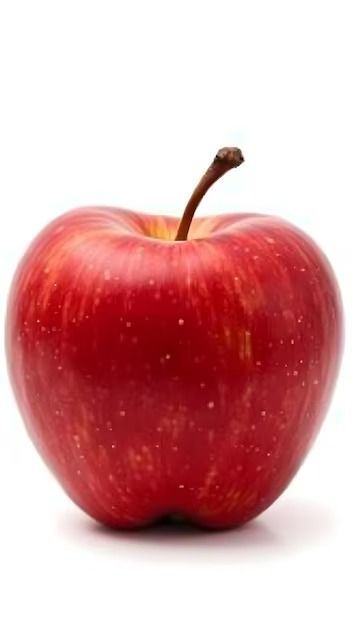
#> input picture apple.jpg, 360 x 630 px
$ jupyter execute cnnTest.ipynb   (older library calls are emulated)
#> lines starting #> are read from the running program, lines starting #| are printed output that depends on the picture
[cell 1]
import cv2
import numpy as np
import matplotlib.pyplot as plt

# Load image in grayscale
img = cv2.imread("apple.jpg", cv2.IMREAD_GRAYSCALE)
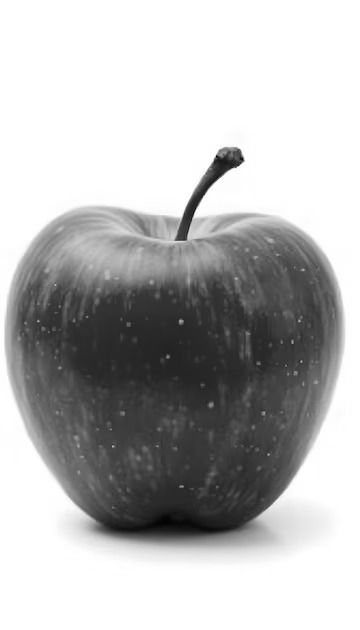
#> img: shape (630, 360); min 0, max 255, mean 183.9

# Check
print(img.shape)
#| (630, 360)

[cell 2]
import cv2
import numpy as np
import matplotlib.pyplot as plt

# Load image in color
img_color = cv2.imread("apple.jpg")              # Original color image
#> img_color is the input picture: shape (630, 360, 3); mean B, G, R 169.9, 168.7, 219.1
img_gray = cv2.cvtColor(img_color, cv2.COLOR_BGR2GRAY)  # Convert to grayscale

# Define 3x3 vertical edge kernel
kernel = np.array([
    [-1, 0, 1],
    [-2, 0, 2],
    [-1, 0, 1]
], dtype=np.float32)

# Convert to float BEFORE convolution
img_gray_f = img_gray.astype(np.float32)

# Apply convolution with float output
feature_map = cv2.filter2D(img_gray_f, cv2.CV_32F, kernel)


# Plot all three
plt.figure(figsize=(15,5))

# Original Color
plt.subplot(1,3,1)
plt.imshow(cv2.cvtColor(img_color, cv2.COLOR_BGR2RGB))  # Convert BGR → RGB for proper colors
plt.title("Original Image")
plt.axis('off')

def Relu(x):
    return np.maximum(0, x)

plt.figure(figsize=(15,5))

# Grayscale
plt.subplot(1,3,1)
plt.imshow(img_gray, cmap='gray')
plt.title("Grayscale Image")
plt.axis('off')

# Feature Map (Edges)
plt.subplot(1,3,2)
plt.imshow(feature_map, cmap='gray')
plt.title("Feature Map (Edges)")
plt.axis('off')

# After ReLU
plt.subplot(1,3,3)
plt.imshow(Relu(feature_map), cmap='gray')
plt.title("Feature Map after ReLU")
plt.axis('off')

plt.show()
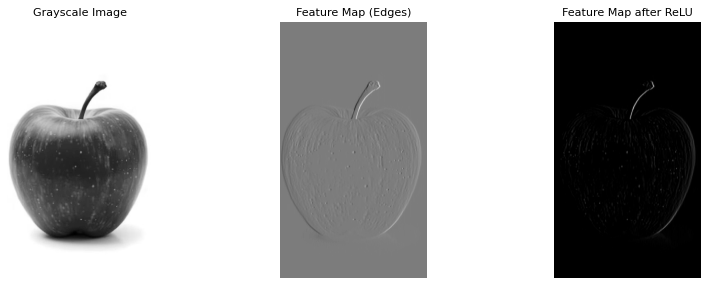
#> figure drawn by matplotlib, 3 panels

# pick a 5x5 region (you can change indices)
patch_before = feature_map[100:105, 100:105]
#> patch_before = [[0, 0, 0, 0, 0], [0, 0, 0, 0, 0], [0, 0, 0, 0, 0], [0, 0, 0, 0, 0], [0, 0, 0, 0, 0]]
patch_after  = Relu(patch_before)
#> patch_after has the same summary as patch_before

print("Before ReLU:")
print(patch_before)
#| [[0. 0. 0. 0. 0.]
#|  [0. 0. 0. 0. 0.]
#|  [0. 0. 0. 0. 0.]
#|  [0. 0. 0. 0. 0.]
#|  [0. 0. 0. 0. 0.]]

print("\nAfter ReLU:")
print(patch_after)
#| [[0. 0. 0. 0. 0.]
#|  [0. 0. 0. 0. 0.]
#|  [0. 0. 0. 0. 0.]
#|  [0. 0. 0. 0. 0.]
#|  [0. 0. 0. 0. 0.]]

[cell 3]
import cv2
import numpy as np
import matplotlib.pyplot as plt

# Load image in color

print("Applying one convolutional layer(conv1):")
img_color = cv2.imread("apple.jpg")              # Original color image
img_gray = cv2.cvtColor(img_color, cv2.COLOR_BGR2GRAY)  # Convert to grayscale

#vertical edge kernel
kernel = np.array([
    [-1, 0, 1],
    [-2, 0, 2],
    [-1, 0, 1]
], dtype=np.float32)

# Convert to float BEFORE convolution
img_gray_f = img_gray.astype(np.float32)

# Apply convolution with float output
feature_map = cv2.filter2D(img_gray_f, cv2.CV_32F, kernel)

def Relu(x):
    return np.maximum(0, x)


def max_pooling(img, size=2, stride=2):
#> called with size = 2, stride = 2
    h, w = img.shape
#> h = 630; w = 360
    pooled = img.reshape(h//2, 2, w//2, 2).max(axis=(1,3))
    return pooled

pooled_map = max_pooling(Relu(feature_map))
plt.figure(figsize=(18,6))

# Original
plt.subplot(1,5,1)
plt.imshow(cv2.cvtColor(img_color, cv2.COLOR_BGR2RGB))
plt.title("Original")
plt.axis('off')

# Grayscale
plt.subplot(1,5,2)
plt.imshow(img_gray, cmap='gray')
plt.title("Grayscale")
plt.axis('off')

# Convolution
plt.subplot(1,5,3)
plt.imshow(feature_map, cmap='gray')
plt.title("After Convolution")
plt.axis('off')

# ReLU
plt.subplot(1,5,4)
plt.imshow(Relu(feature_map), cmap='gray')
plt.title("After ReLU")
plt.axis('off')

# Pooling
plt.subplot(1,5,5)
plt.imshow(pooled_map, cmap='gray')
plt.title("After Max Pooling")
plt.axis('off')

plt.show()

[cell 4]
import cv2
import numpy as np
import matplotlib.pyplot as plt

# Load image in color

print("Applying two convolutional layers(conv1,conv2):")
img_color = cv2.imread("apple.jpg")              # Original color image
img_gray = cv2.cvtColor(img_color, cv2.COLOR_BGR2GRAY)  # Convert to grayscale

#vertical edge kernel
kernel = np.array([
    [-1, 0, 1],
    [-2, 0, 2],
    [-1, 0, 1]
], dtype=np.float32)

# Convert to float BEFORE convolution
img_gray_f = img_gray.astype(np.float32)

# Apply convolution with float output
feature_map = cv2.filter2D(img_gray_f, cv2.CV_32F, kernel)

def Relu(x):
    return np.maximum(0, x)

def max_pooling(img, size=2, stride=2):
#> called with size = 2, stride = 2
    h, w = img.shape
#> h = 630; w = 360
    pooled = img.reshape(h//2, 2, w//2, 2).max(axis=(1,3))
    return pooled

pooled_map = max_pooling(Relu(feature_map))
plt.figure(figsize=(18,6))
print("conv1 outputs:")
# Original
plt.subplot(1,5,1)
plt.imshow(cv2.cvtColor(img_color, cv2.COLOR_BGR2RGB))
plt.title("Original")
plt.axis('off')

# Grayscale
plt.subplot(1,5,2)
plt.imshow(img_gray, cmap='gray')
plt.title("Grayscale")
plt.axis('off')

# Convolution
plt.subplot(1,5,3)
plt.imshow(feature_map, cmap='gray')
plt.title("After Convolution")
plt.axis('off')

# ReLU
plt.subplot(1,5,4)
plt.imshow(Relu(feature_map), cmap='gray')
plt.title("After ReLU")
plt.axis('off')

# Pooling
plt.subplot(1,5,5)
plt.imshow(pooled_map, cmap='gray')
plt.title("After Max Pooling")
plt.axis('off')

plt.show()

print("conv2 outputs:")

# Example conv2 kernel (horizontal edges)
kernel2 = np.array([
    [-1, -2, -1],
    [ 0,  0,  0],
    [ 1,  2,  1]
], dtype=np.float32)

# Apply conv2 on pooled output
conv2_map = cv2.filter2D(pooled_map.astype(np.float32),
                          cv2.CV_32F,
                          kernel2)
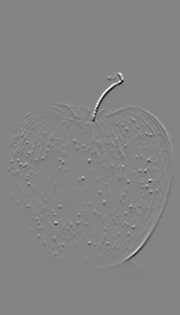
#> conv2_map: shape (315, 180) float32; min -1700, max 1579, mean 0; drawn with min black and max white
def max_pooling(img, size=2, stride=2):
#> called with size = 2, stride = 2
    h, w = img.shape
#> h = 315; w = 180

    # crop if dimensions are odd
    h_crop = (h // size) * size
#> h_crop = 314
    w_crop = (w // size) * size
#> w_crop = 180
    img = img[:h_crop, :w_crop]
#> img: shape (314, 180) float32

    pooled = img.reshape(h_crop//size, size,
                          w_crop//size, size).max(axis=(1,3))
#> pooled: shape (157, 90) float32
    return pooled

relu2_map = Relu(conv2_map)
pooled2_map = max_pooling(relu2_map)
plt.figure(figsize=(12,4))

plt.subplot(1,3,1)
plt.imshow(conv2_map, cmap='gray')
plt.title("Conv2 Output")
plt.axis('off')

plt.subplot(1,3,2)
plt.imshow(relu2_map, cmap='gray')
plt.title("Conv2 + ReLU")
plt.axis('off')

plt.subplot(1,3,3)
plt.imshow(pooled2_map, cmap='gray')
plt.title("Conv2 + Pooling")
plt.axis('off')

plt.show()


print("conv3 outputs:")

# conv3 kernel (diagonal / texture-like)
kernel3 = np.array([
    [ 0,  1,  0],
    [ 1, -4,  1],
    [ 0,  1,  0]
], dtype=np.float32)

conv3_map = cv2.filter2D(pooled2_map.astype(np.float32),
                          cv2.CV_32F,
                          kernel3)

relu3_map = Relu(conv3_map)
#> in Relu (call 4), `return np.maximum(0, x)`:
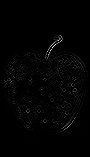
#> returned value: shape (157, 90) float32; min 0, max 3063, mean 36.4; drawn with min black and max white
pooled3_map = max_pooling(relu3_map)
plt.figure(figsize=(12,4))

plt.subplot(1,3,1)
plt.imshow(conv3_map, cmap='gray')
plt.title("Conv3 Output")
plt.axis('off')

plt.subplot(1,3,2)
plt.imshow(relu3_map, cmap='gray')
plt.title("Conv3 + ReLU")
plt.axis('off')

plt.subplot(1,3,3)
plt.imshow(pooled3_map, cmap='gray')
plt.title("Conv3 + Pooling")
plt.axis('off')

plt.show()

[cell 5]
import cv2
import numpy as np
import matplotlib.pyplot as plt

# Load image in color

print("Applying two convolutional layers(conv1,conv2):")
img_color = cv2.imread("apple.jpg")              # Original color image
img_gray = cv2.cvtColor(img_color, cv2.COLOR_BGR2GRAY)  # Convert to grayscale

#vertical edge kernel
kernel = np.array([
    [-1, 0, 1],
    [-2, 0, 2],
    [-1, 0, 1]
], dtype=np.float32)

# Convert to float BEFORE convolution
img_gray_f = img_gray.astype(np.float32)

# Apply convolution with float output
feature_map = cv2.filter2D(img_gray_f, cv2.CV_32F, kernel)

def Relu(x):
    return np.maximum(0, x)

def max_pooling(img, size=2, stride=2):
#> called with size = 2, stride = 2
    h, w = img.shape
#> h = 630; w = 360
    pooled = img.reshape(h//2, 2, w//2, 2).max(axis=(1,3))
    return pooled

pooled_map = max_pooling(Relu(feature_map))
plt.figure(figsize=(18,6))
print("conv1 outputs:")
# Original
plt.subplot(1,5,1)
plt.imshow(cv2.cvtColor(img_color, cv2.COLOR_BGR2RGB))
plt.title("Original")
plt.axis('off')

# Grayscale
plt.subplot(1,5,2)
plt.imshow(img_gray, cmap='gray')
plt.title("Grayscale")
plt.axis('off')

# Convolution
plt.subplot(1,5,3)
plt.imshow(feature_map, cmap='gray')
plt.title("After Convolution")
plt.axis('off')

# ReLU
plt.subplot(1,5,4)
plt.imshow(Relu(feature_map), cmap='gray')
plt.title("After ReLU")
plt.axis('off')

# Pooling
plt.subplot(1,5,5)
plt.imshow(pooled_map, cmap='gray')
plt.title("After Max Pooling")
plt.axis('off')

plt.show()

print("conv2 outputs:")

# Example conv2 kernel (horizontal edges)
kernel2 = np.array([
    [-1, -2, -1],
    [ 0,  0,  0],
    [ 1,  2,  1]
], dtype=np.float32)

# Apply conv2 on pooled output
conv2_map = cv2.filter2D(pooled_map.astype(np.float32),
                          cv2.CV_32F,
                          kernel2)
def max_pooling(img, size=2, stride=2):
    h, w = img.shape

    # crop if dimensions are odd
    h_crop = (h // size) * size
    w_crop = (w // size) * size
    img = img[:h_crop, :w_crop]

    pooled = img.reshape(h_crop//size, size,
                          w_crop//size, size).max(axis=(1,3))
    return pooled

relu2_map = Relu(conv2_map)
plt.figure(figsize=(12,4))

plt.subplot(1,3,1)
plt.imshow(conv2_map, cmap='gray')
plt.title("Conv2 Output")
plt.axis('off')

plt.subplot(1,3,2)
plt.imshow(relu2_map, cmap='gray')
plt.title("Conv2 + ReLU")
plt.axis('off')

plt.show()


print("conv3 outputs:")

# conv3 kernel (diagonal / texture-like)
kernel3 = np.array([
    [ 0,  1,  0],
    [ 1, -4,  1],
    [ 0,  1,  0]
], dtype=np.float32)


# conv3 uses relu2_map directly
conv3_map = cv2.filter2D(relu2_map, cv2.CV_32F, kernel3)
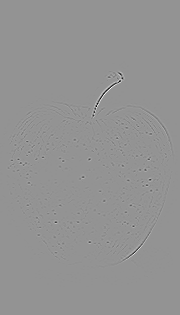
#> conv3_map: shape (315, 180) float32; min -3248, max 2380, mean 0; drawn with min black and max white


relu3_map = Relu(conv3_map)

plt.subplot(1,3,1)
plt.imshow(conv3_map, cmap='gray')
plt.title("Conv3 Output")
plt.axis('off')

plt.subplot(1,3,2)
plt.imshow(relu3_map, cmap='gray')
plt.title("Conv3 + ReLU")
plt.axis('off')


plt.show()

[cell 6]
import cv2
import numpy as np
import matplotlib.pyplot as plt

# Load image in color

print("Applying two convolutional layers(conv1,conv2):")
img_color = cv2.imread("apple.jpg")              # Original color image
img_gray = cv2.cvtColor(img_color, cv2.COLOR_BGR2GRAY)  # Convert to grayscale
kernels = [
    np.array([[-1, 0, 1],
              [-2, 0, 2],
              [-1, 0, 1]], dtype=np.float32),   # vertical edges

    np.array([[-1, -2, -1],
              [ 0,  0,  0],
              [ 1,  2,  1]], dtype=np.float32), # horizontal edges

    np.array([[ 0,  1,  0],
              [ 1, -4,  1],
              [ 0,  1,  0]], dtype=np.float32)  # center / texture
]
img_gray_f = img_gray.astype(np.float32)

def Relu(x):
    return np.maximum(0, x)

def max_pooling(img, size=2, stride=2):
    h, w = img.shape


    h_crop = (h // size) * size
    w_crop = (w // size) * size
    img = img[:h_crop, :w_crop]

    pooled = img.reshape(h_crop//size, size,
                          w_crop//size, size).max(axis=(1,3))
    return pooled


conv1_maps = []
relu1_maps = []
pool1_maps = []

for k in kernels:
    conv = cv2.filter2D(img_gray_f, cv2.CV_32F, k)
    relu = Relu(conv)
    pool = max_pooling(relu)

    conv1_maps.append(conv)
    relu1_maps.append(relu)
    pool1_maps.append(pool)
#> after the loop, conv1_maps = 3 items; pool1_maps = 3 items; relu1_maps = 3 items
img_gray_f = img_gray.astype(np.float32)

plt.figure(figsize=(12,8))

for i in range(len(kernels)):
    plt.subplot(3,3,i*3 + 1)
    plt.imshow(conv1_maps[i], cmap='gray')
    plt.title(f"Conv1 Filter {i+1}")
    plt.axis('off')

    plt.subplot(3,3,i*3 + 2)
    plt.imshow(relu1_maps[i], cmap='gray')
    plt.title("ReLU")
    plt.axis('off')

    plt.subplot(3,3,i*3 + 3)
    plt.imshow(pool1_maps[i], cmap='gray')
    plt.title("Pooling")
    plt.axis('off')

plt.tight_layout()
plt.show()
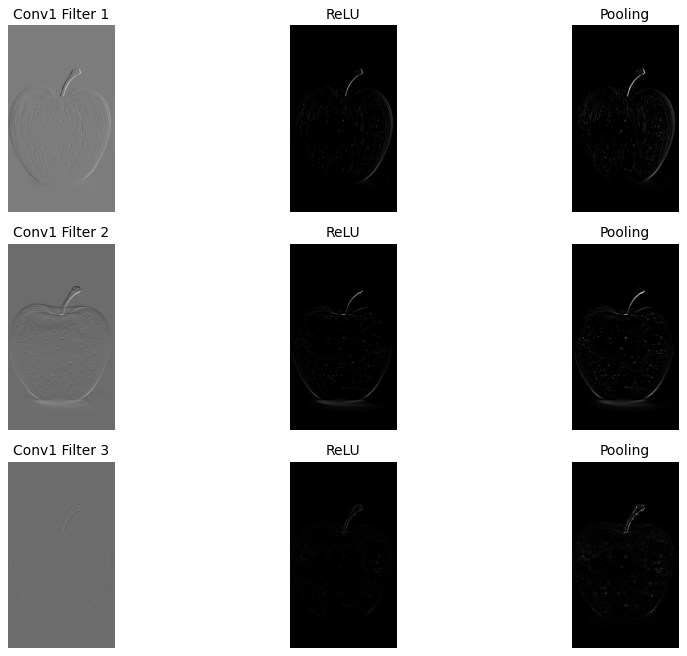
#> figure drawn by matplotlib, 9 panels


# ---- Conv2 kernels (one 3x3 kernel per Conv1 map) ----
kernel2 = [
    np.array([[ 1,  0, -1],
              [ 1,  0, -1],
              [ 1,  0, -1]], dtype=np.float32),

    np.array([[ 1,  1,  1],
              [ 0,  0,  0],
              [-1, -1, -1]], dtype=np.float32),

    np.array([[ 0,  1,  0],
              [ 1, -4,  1],
              [ 0,  1,  0]], dtype=np.float32)
]
# ---- Conv2 operation (true multi-channel convolution) ----
conv2_maps = []
relu2_maps = []
pool2_maps = []

for fmap in pool1_maps:          # input channels
    for k in kernel2:             # conv2 filters
        conv = cv2.filter2D(fmap.astype(np.float32),
                            cv2.CV_32F,
                            k)
        relu = Relu(conv)
        pool = max_pooling(relu)

        conv2_maps.append(conv)
        relu2_maps.append(relu)
        pool2_maps.append(pool)
#> this loop made 3 passes
#> pass 1, in max_pooling (call 4), `img = img[:h_crop, :w_crop]`:
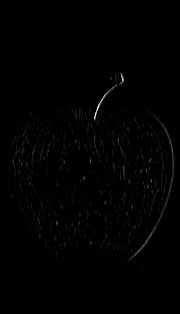
#> img: shape (314, 180) float32; min 0, max 2363, mean 15.3; drawn with min black and max white
#> pass 1, in max_pooling (call 5), `pooled = img.reshape(h_crop//size, size, w_crop//size, size).max(axis=..`:
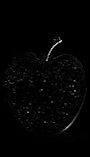
#> pooled: shape (157, 90) float32; min 0, max 1206, mean 16.8; drawn with min black and max white
#> after the loop:
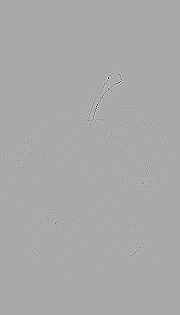
#> conv: shape (315, 180) float32; min -905, max 454, mean 0; drawn with min black and max white
#> after the loop, conv2_maps = 9 items; pool2_maps = 9 items; relu2_maps = 9 items

plt.figure(figsize=(10,4))

plt.subplot(1,3,1)
plt.imshow(conv2_maps[0], cmap='gray')
plt.title("Conv2")
plt.axis('off')

plt.subplot(1,3,2)
plt.imshow(relu2_maps[0], cmap='gray')
plt.title("ReLU2")
plt.axis('off')

plt.subplot(1,3,3)
plt.imshow(pool2_maps[0], cmap='gray')
plt.title("Pool2")
plt.axis('off')

plt.show()
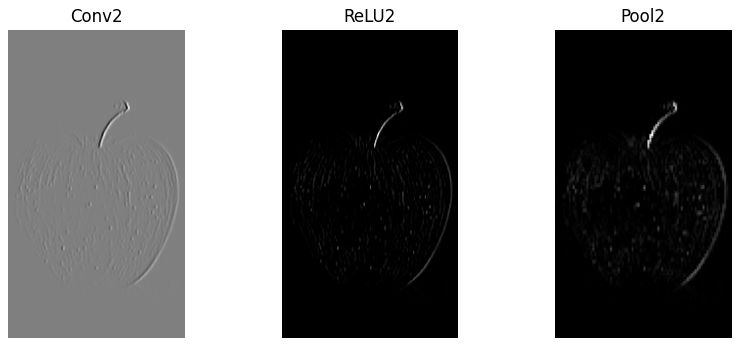
#> figure drawn by matplotlib, 3 panels

flattened = np.concatenate([m.flatten() for m in pool2_maps])
print("Flattened size:", flattened.shape)
#| Flattened size: (127170,)
num_neurons = 2   # apple / not apple

W = np.random.randn(num_neurons, flattened.shape[0]) * 0.01
b = np.zeros(num_neurons)

dense_out = np.dot(W, flattened) + b
#> dense_out = [27.21, -141.1]
def softmax(x):
    e = np.exp(x - np.max(x))
#> e = [1, 7.73e-74]
    return e / e.sum()

output = softmax(dense_out)
#> output = [1, 7.73e-74]
classes = ["apple", "not apple"]
prediction = classes[np.argmax(output)]
#> prediction = 'apple'

print("Class probabilities:", output)
#| Class probabilities: [1.00000000e+00 7.73280435e-74]
print("Prediction:", prediction)
#| Prediction: apple
